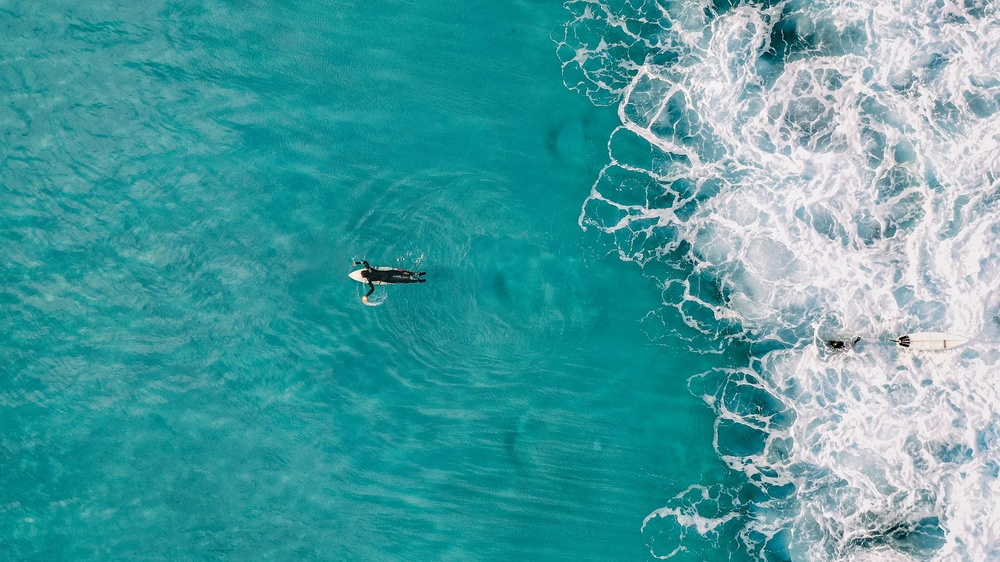
//> input picture sample_input/sample1.jpeg, 1000 x 562 px, shrunk from 1920 x 1079 before the run
$ ./main ../sample_input/sample1.jpeg 100 100   (built with g++ and OpenCV 4)
//> lines starting //> are read from the running program, lines starting //| are printed output that depends on the picture
#include <opencv2/opencv.hpp>
#include <iostream>
#include <cstdlib>  // For dynamic memory allocation

using namespace cv;
using namespace std;

// Calculate energy map of image
Mat ComputeEnergyMap(const Mat &image) {
    Mat grayImage, gradX, gradY, absGradX, absGradY, energymap;

    cvtColor(image, grayImage, COLOR_BGR2GRAY);

    Sobel(grayImage, gradX, CV_16S, 1, 0, 3);
    Sobel(grayImage, gradY, CV_16S, 0, 1, 3);

    convertScaleAbs(gradX, absGradX);
    convertScaleAbs(gradY, absGradY);

    addWeighted(absGradX, 0.5, absGradY, 0.5, 0, energymap);

    return energymap;
}

// Finding vertical seam with minimum energy
void FindVerticalSeam(const Mat &energymap, int *seam) {
    int rows = energymap.rows;
    int cols = energymap.cols;

    float **energy = (float **)malloc(rows * sizeof(float *));
    for (int i = 0; i < rows; ++i) {
        energy[i] = (float *)malloc(cols * sizeof(float));
    }

    // Initialise first row for path initiation
    for (int i = 0; i < cols; ++i) {
        energy[0][i] = energymap.at<uchar>(0, i);
    }


    // Compute the minimum energy path
    float minenergy;
    for (int i = 1; i < rows; ++i) {
        for (int j = 0; j < cols; ++j) {
            minenergy = energy[i - 1][j];
            if (j > 0)
            {
                minenergy = min(minenergy, energy[i - 1][j - 1]);
            }
            if (j < cols - 1)
            {
                minenergy = min(minenergy, energy[i - 1][j + 1]);
            }
            energy[i][j] = minenergy + energymap.at<uchar>(i, j);
        }
    }

    // Find the minimum energy seam
    int minpoint = 0;
    for (int i = 1; i < cols; ++i)
    {
        minenergy = energy[rows - 1][0];

        if (energy[rows - 1][i] < minenergy) {
            minenergy = energy[rows - 1][i];
            minpoint = i;
        }
    }

    seam[rows - 1] = minpoint;

    // Backtrack to get seam path
    for (int i = rows - 2; i >= 0; --i) {
        int prevcolumn = seam[i + 1];
        int mincolumn = seam[i + 1];

        if (prevcolumn > 0 && energy[i][mincolumn - 1] < energy[i][mincolumn]) {
            mincolumn = prevcolumn - 1;
        }
        if (prevcolumn < cols - 1 && energy[i][prevcolumn + 1] < energy[i][mincolumn]) {
            mincolumn = prevcolumn + 1;
        }
        seam[i] = mincolumn;
    }

    for (int i = 0; i < rows; ++i) {
        free(energy[i]);
    }
    free(energy);
}

// Remove vertical seam from image
void RemoveVerticalSeam(Mat &image, int *seam) {
    int rows = image.rows;
    int cols = image.cols;

    for (int i = 0; i < rows; ++i) {
        for (int j = seam[i]; j < cols - 1; ++j) {
            image.at<Vec3b>(i, j) = image.at<Vec3b>(i, j + 1);
        }
    }
    image = image(Rect(0, 0, cols - 1, rows));
}

// Remove horizontal seam from image
void RemoveHorizontalSeam(Mat &image, int *seam) {
    int rows = image.rows;
    int cols = image.cols;

    for (int i = 0; i < cols; ++i) {
        for (int j = seam[i]; j < rows - 1; ++j) {
            image.at<Vec3b>(j, i) = image.at<Vec3b>(j + 1, i);
        }
    }
    image = image(Rect(0, 0, cols, rows - 1));
}

// Highlight seam in image
void HighlightSeam(Mat &image, int *seam)
{
    for (int i = 0; i < image.rows; ++i)
    {
        image.at<Vec3b>(i, seam[i]) = Vec3b(255, 255, 255);
    }
}

int main(int argc, char **argv) {
    if (argc != 4) {
        cout << "Execute in terminal by: " << argv[0] << " <image_path> <width> <height>" << endl;
        return -1;
    }

    string imagePath = argv[1];
    Mat image = imread(imagePath);
//> image is the input picture: 562 rows x 1000 cols, CV_8UC3; mean B, G, R 161.9, 157.7, 73.8
    int width = atoi(argv[2]);
    int height = atoi(argv[3]);

    if (image.empty()) {
        cout << "Error loading image: " << imagePath << endl;
        return -1;
    }

    if (width <= 0 || width >= image.cols) {
        cout << "Invalid width. image width is: " << image.cols << endl;
        return -1;
    }

    if (height <= 0 || height >= image.rows) {
        cout << "Invalid height. image height is: " << image.rows << endl;
        return -1;
    }

    int *seam = (int *)malloc(image.rows * sizeof(int));


    // Reduce width of the image
    while (image.cols > width) {
        Mat energyMap = ComputeEnergyMap(image);

        FindVerticalSeam(energyMap, seam);
        HighlightSeam(image, seam);

        imshow("Lakshay Seam Carving Reducing Width", image);
        waitKey(50);

        RemoveVerticalSeam(image, seam);
    }
//> this loop made 900 passes
//> pass 1, in ComputeEnergyMap, `convertScaleAbs(gradX, absGradX);`:
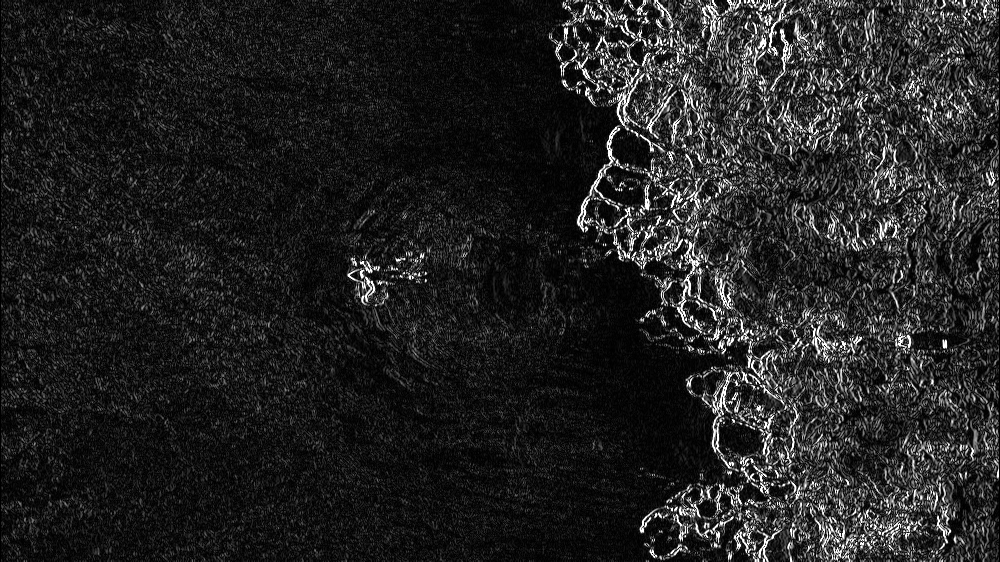
//> absGradX: 562 rows x 1000 cols, CV_8UC1; min 0, max 255, mean 34.5
//> after the loop:
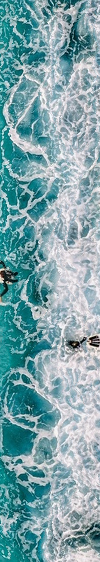
//> image: 562 rows x 100 cols, CV_8UC3; mean B, G, R 170.6, 164.3, 126.9

    imwrite("reduced_width_image.jpg", image);
    image = imread("reduced_width_image.jpg");

    seam = (int *)realloc(seam, image.cols * sizeof(int));

    // Reduce height of the image
    while (image.rows > height) {
        Mat transposedImage = image.t();

        Mat energyMap = ComputeEnergyMap(transposedImage);

        FindVerticalSeam(energyMap, seam);
        HighlightSeam(transposedImage, seam);

        imshow("Lakshay Seam Carving Reducing Height", transposedImage.t());
        waitKey(50);

        RemoveHorizontalSeam(image, seam);
    }
//> this loop made 462 passes
//> pass 1, `Mat transposedImage = image.t();`:
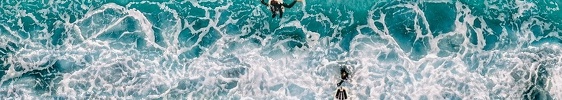
//> transposedImage: 100 rows x 562 cols, CV_8UC3; mean B, G, R 170.6, 164.3, 126.9
//> pass 1, in ComputeEnergyMap (call 61), `cvtColor(image, grayImage, COLOR_BGR2GRAY);`:
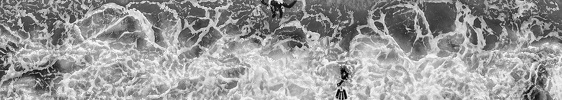
//> grayImage: 100 rows x 562 cols, CV_8UC1; min 0, max 255, mean 153.8
//> pass 1, in ComputeEnergyMap (call 61), `Sobel(grayImage, gradX, CV_16S, 1, 0, 3);`:
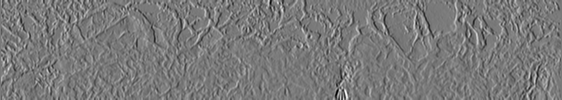
//> gradX: 100 rows x 562 cols, CV_16SC1; min -864, max 943, mean 0.5; drawn with min black and max white
//> pass 1, in ComputeEnergyMap (call 61), `Sobel(grayImage, gradY, CV_16S, 0, 1, 3);`:
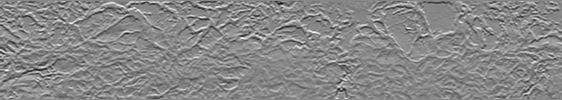
//> gradY: 100 rows x 562 cols, CV_16SC1; min -801, max 709, mean 4.2; drawn with min black and max white
//> after the loop:
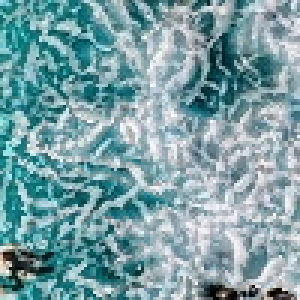
//> image: 100 rows x 100 cols, CV_8UC3 (shown 3 times larger); mean B, G, R 165.8, 159.4, 122.8

    imshow("Lakshay Seam Carving Final Image", image);
    waitKey(0);

    imwrite("../sample_output/final_output.jpeg", image);
    cout << "Final image saved as final_output.jpeg with width " << width << " and height " << height << endl;

    // Free allocated memory
    free(seam);

    return 0;
}

$ run again, on sample_input/sample4.jpeg
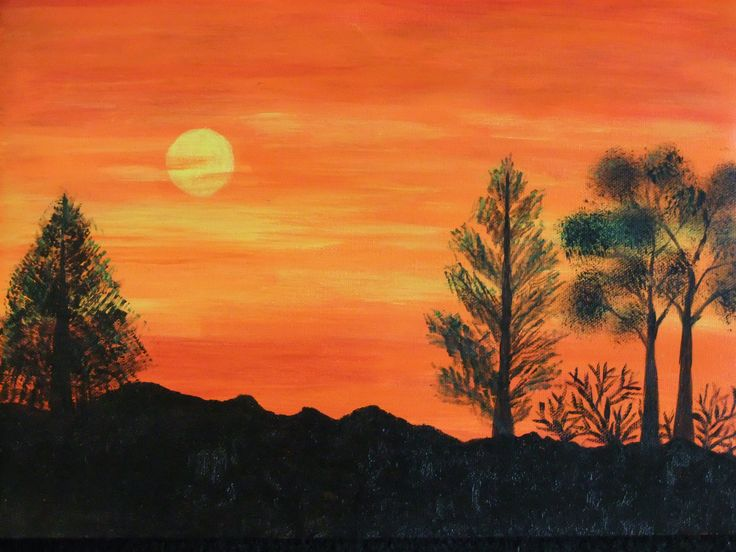
//> input picture sample_input/sample4.jpeg, 736 x 552 px
//> image is the input picture: 552 rows x 736 cols, CV_8UC3; mean B, G, R 44.8, 85.1, 155
//> after the loop `while (image.cols > width)`:
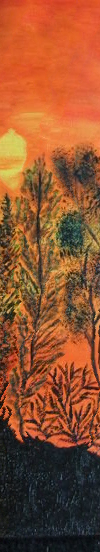
//> image: 552 rows x 100 cols, CV_8UC3; mean B, G, R 48, 82, 143.6
//> after the loop `while (image.rows > height)`:
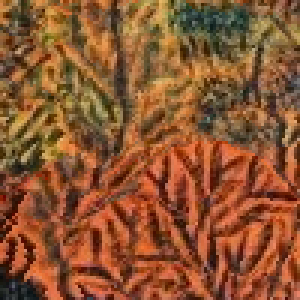
//> image: 100 rows x 100 cols, CV_8UC3 (shown 3 times larger); mean B, G, R 49, 85, 140.3

$ run again, on sample_input/sample5.jpeg
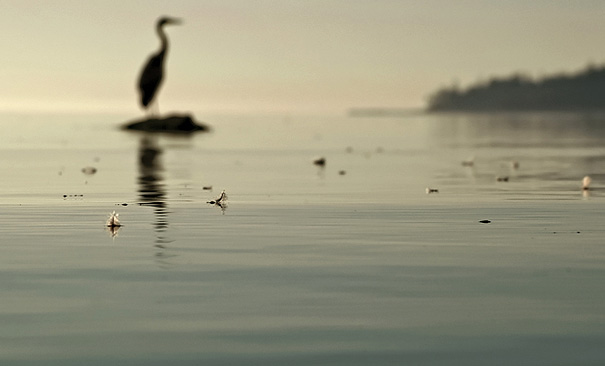
//> input picture sample_input/sample5.jpeg, 605 x 366 px
//> image is the input picture: 366 rows x 605 cols, CV_8UC3; mean B, G, R 128.9, 152.1, 154.4
//> after the loop `while (image.cols > width)`:
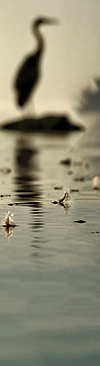
//> image: 366 rows x 100 cols, CV_8UC3; mean B, G, R 118.7, 141.2, 143.9
//> after the loop `while (image.rows > height)`:
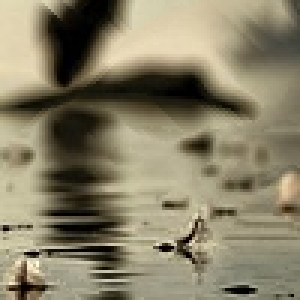
//> image: 100 rows x 100 cols, CV_8UC3 (shown 3 times larger); mean B, G, R 103.3, 128.1, 135.5

$ run again, on sample_input/sample3.jpg
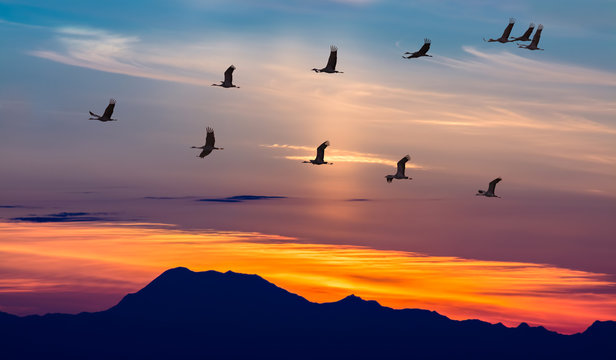
//> input picture sample_input/sample3.jpg, 616 x 360 px
//> image is the input picture: 360 rows x 616 cols, CV_8UC3; mean B, G, R 109.5, 107.5, 133.5
//> after the loop `while (image.rows > height)`:
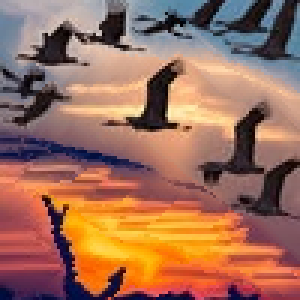
//> image: 100 rows x 100 cols, CV_8UC3 (shown 3 times larger); mean B, G, R 91, 110.3, 157.7
